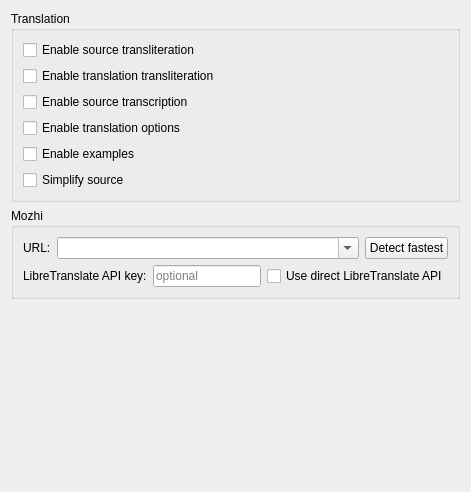
          <widget class="QWidget" name="mozhiPage">
           <property name="sizePolicy">
            <sizepolicy hsizetype="Ignored" vsizetype="Ignored">
             <horstretch>0</horstretch>
             <verstretch>0</verstretch>
            </sizepolicy>
           </property>
           <layout class="QVBoxLayout" name="translationLayout">
            <item>
             <widget class="QGroupBox" name="translationGroupBox">
              <property name="title">
               <string>Translation</string>
              </property>
              <layout class="QVBoxLayout" name="translationBoxLayout">
               <item>
                <widget class="QCheckBox" name="sourceTranslitCheckBox">
                 <property name="toolTip">
                  <string>&lt;html&gt;&lt;head/&gt;&lt;body&gt;&lt;p&gt;Enable or disable source transliteration&lt;/p&gt;&lt;/body&gt;&lt;/html&gt;</string>
                 </property>
                 <property name="text">
                  <string>Enable source transliteration</string>
                 </property>
                </widget>
               </item>
               <item>
                <widget class="QCheckBox" name="translationTranslitCheckBox">
                 <property name="toolTip">
                  <string>&lt;html&gt;&lt;head/&gt;&lt;body&gt;&lt;p&gt;Enable or disable translation transliteration&lt;/p&gt;&lt;/body&gt;&lt;/html&gt;</string>
                 </property>
                 <property name="text">
                  <string>Enable translation transliteration</string>
                 </property>
                </widget>
               </item>
               <item>
                <widget class="QCheckBox" name="sourceTranscriptionCheckBox">
                 <property name="toolTip">
                  <string>&lt;html&gt;&lt;head/&gt;&lt;body&gt;&lt;p&gt;Enable or disable source transcription&lt;/p&gt;&lt;/body&gt;&lt;/html&gt;</string>
                 </property>
                 <property name="text">
                  <string>Enable source transcription</string>
                 </property>
                </widget>
               </item>
               <item>
                <widget class="QCheckBox" name="translationOptionsCheckBox">
                 <property name="toolTip">
                  <string>&lt;html&gt;&lt;head/&gt;&lt;body&gt;&lt;p&gt;Enable or disable translation options&lt;/p&gt;&lt;/body&gt;&lt;/html&gt;</string>
                 </property>
                 <property name="text">
                  <string>Enable translation options</string>
                 </property>
                </widget>
               </item>
               <item>
                <widget class="QCheckBox" name="examplesCheckBox">
                 <property name="toolTip">
                  <string>&lt;html&gt;&lt;head/&gt;&lt;body&gt;&lt;p&gt;Enable or disable usage examples&lt;/p&gt;&lt;/body&gt;&lt;/html&gt;</string>
                 </property>
                 <property name="text">
                  <string>Enable examples</string>
                 </property>
                </widget>
               </item>
               <item>
                <widget class="QCheckBox" name="sourceSimplificationCheckBox">
                 <property name="toolTip">
                  <string>&lt;html&gt;&lt;head/&gt;&lt;body&gt;&lt;p&gt;Replace each sequence of whitespaces (this includes the ASCII characters '\t', '\n', '\v', '\f', '\r', and ' ') with a single space in queries&lt;/p&gt;&lt;/body&gt;&lt;/html&gt;</string>
                 </property>
                 <property name="text">
                  <string>Simplify source</string>
                 </property>
                </widget>
               </item>
              </layout>
             </widget>
            </item>
            <item>
             <widget class="QGroupBox" name="mozhiGroupBox">
              <property name="title">
               <string notr="true">Mozhi</string>
              </property>
              <layout class="QVBoxLayout" name="mozhiGroupBoxLayout">
               <item>
                <layout class="QHBoxLayout" name="instanceRowLayout">
                 <item>
                  <widget class="QLabel" name="mozhiUrlLabel">
                   <property name="text">
                    <string notr="true">URL:</string>
                   </property>
                  </widget>
                 </item>
                 <item>
                  <widget class="QComboBox" name="mozhiUrlComboBox">
                   <property name="sizePolicy">
                    <sizepolicy hsizetype="MinimumExpanding" vsizetype="Fixed">
                     <horstretch>0</horstretch>
                     <verstretch>0</verstretch>
                    </sizepolicy>
                   </property>
                   <property name="toolTip">
                    <string>Mozhi instance URL</string>
                   </property>
                   <property name="editable">
                    <bool>true</bool>
                   </property>
                   <property name="currentText">
                    <string notr="true"/>
                   </property>
                  </widget>
                 </item>
                 <item>
                  <widget class="QPushButton" name="detectFastestButton">
                   <property name="toolTip">
                    <string>Automatically pick the fastest instance based on the ping</string>
                   </property>
                   <property name="text">
                    <string>Detect fastest</string>
                   </property>
                  </widget>
                 </item>
                </layout>
               </item>
               <item>
                <layout class="QHBoxLayout" name="apiKeyRowLayout">
                 <item>
                  <widget class="QLabel" name="mozhiApiKeyLabel">
                   <property name="text">
                    <string notr="true">LibreTranslate API key:</string>
                   </property>
                  </widget>
                 </item>
                 <item>
                  <widget class="QLineEdit" name="mozhiApiKeyEdit">
                   <property name="echoMode">
                    <enum>QLineEdit::Password</enum>
                   </property>
                   <property name="toolTip">
                    <string>Optional. Required by self-hosted LibreTranslate instances and libretranslate.com; the Mozhi front-end ignores it.</string>
                   </property>
                   <property name="placeholderText">
                    <string notr="true">optional</string>
                   </property>
                  </widget>
                 </item>
                 <item>
                  <widget class="QCheckBox" name="mozhiDirectCheckBox">
                   <property name="text">
                    <string notr="true">Use direct LibreTranslate API</string>
                   </property>
                   <property name="toolTip">
                    <string>Talk the direct LibreTranslate REST API to the instance URL instead of the Mozhi-compatible API; use this for self-hosted LibreTranslate servers.</string>
                   </property>
                  </widget>
                 </item>
                </layout>
               </item>
              </layout>
             </widget>
            </item>
            <item>
             <spacer name="translationPageSpacer">
              <property name="orientation">
               <enum>Qt::Vertical</enum>
              </property>
              <property name="sizeHint" stdset="0">
               <size>
                <width>20</width>
                <height>182</height>
               </size>
              </property>
             </spacer>
            </item>
           </layout>
          </widget>
